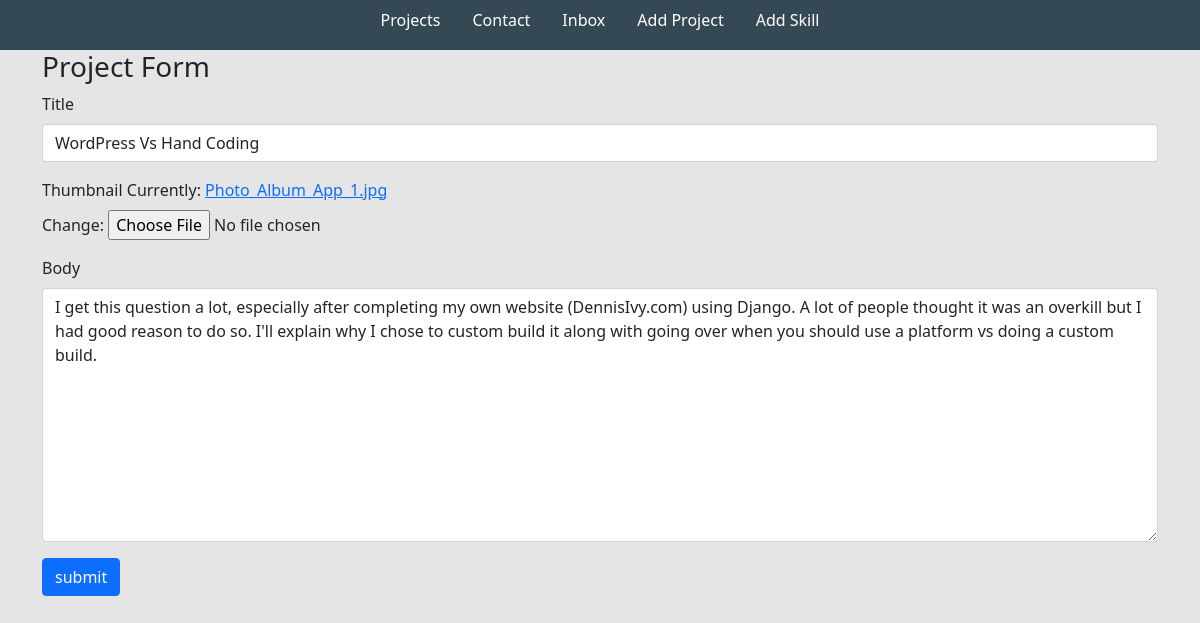
Screenshot of /edit-project/427da013-659f-41d5-8b73-ee537962d604/ (signed in) with the database file from the repository.
### base/models.py (models this page shows, shortened)
class Project(models.Model):
    title = models.CharField(max_length=200)
    thumbnail = models.ImageField(null=True)
    body = RichTextUploadingField()
    slug = models.SlugField(null=True, blank=True)
    created = models.DateTimeField(auto_now_add=True)
    id = models.UUIDField(default=uuid.uuid4, unique=True, primary_key=True, editable=False)

### base/views.py (the view)
# urls.py: path('edit-project/<str:pk>/', views.editProject, name="edit-project"),
def editProject(request, pk):
    project = Project.objects.get(id=pk)
    form = ProjectForm(instance = project)
    if request.method == 'POST':
        form = ProjectForm(request.POST, request.FILES, instance=project)
        if form.is_valid():
            form.save()
            return redirect('home')
    context = {'form':form}
    return  render(request, 'base/project_form.html', context)

### base/forms.py
class ProjectForm(ModelForm):
    class Meta:
        model = Project
        fields = ['title','thumbnail', 'body']
    def __init__(self, *args, **kwargs):
        super(ProjectForm, self).__init__(*args, **kwargs)
        self.fields['title'].widget.attrs.update(
            {'class':'form-control'})
        self.fields['body'].widget.attrs.update(
            {'class':'form-control'})

### base/templates/base/project_form.html (shortened to what this page needs)
{% extends 'base/main.html' %}
{% load static %}
{% block content %}
<div class='container'>
    <h3>Project Form</h3>
    <form method="POST" enctype="multipart/form-data">
        {% for field in form %}
        <div class="mb-3">
            <label for="exampleInputPassword1" class="form-label">{{field.label}}</label>
            {{field}}
        </div>
        {% endfor %}
        <input class="btn btn-primary" type="submit" value="submit">
    </form>
</div>
{% endblock content %}

### static/styles/main2.css (style rules this page uses)
body { background-color: #E5E5E5; }

### rows the page displays
Project: form "WordPress Vs Hand Coding" "I get this question a lot, especially after completing my own website (DennisIvy.com) using Django. A lot of people thought it was an overkill but I had good reason to do so. I'll explain why I chose to custom build it along with going over when you should use a platform vs doing a custom build."

### other values shown
{{ field.label }} "Title" "Thumbnail" "Body"
